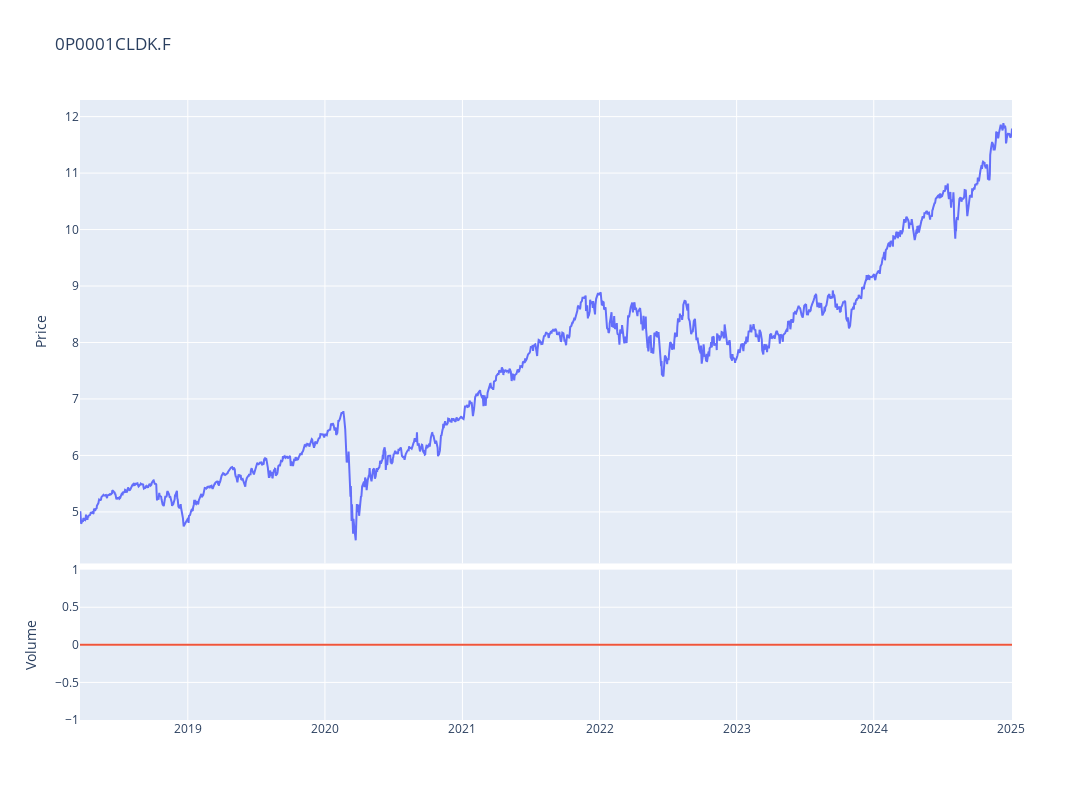

Notebook cell for this chart:
### Code cell
fig = make_subplots(rows=4, cols=1,shared_xaxes=True,vertical_spacing=0.01,specs=[[{'rowspan':3,'colspan':1}],[None],[None],[{'rowspan':1,'colspan':1}]])

# Graph (1,1)
fig.add_trace(go.Scatter(x=stock_ticker.index,y=stock_ticker['Adj Close'],mode="lines",name=f"{ticker}"),row=1, col=1)
# Update xaxis properties
fig.update_yaxes(title_text="Price", row=1, col=1)

# Graph (4,1)
fig.add_trace(go.Scatter(x=stock_ticker.index,y=stock_ticker['Volume'],mode="lines",name='Volume'),row=4, col=1)
fig.update_yaxes(title_text="Volume", row=4, col=1)

fig.update_layout(height=800, width=1300,showlegend=False,title=f"{ticker}")

fig.show()

### Figure 1 — Plotly figure (JSON) as saved in the notebook; plotly's stock layout.template omitted (floating-point values rounded to 4 significant figures; data arrays with more than 128 entries replaced by an {"elided": "..."} marker saying what was removed)
{"data": [{"mode": "lines", "name": "0P0001CLDK.F", "type": "scatter", "x": {"elided": "1722 str values"}, "xaxis": "x", "y": {"elided": "1722 float values"}, "yaxis": "y"}, {"mode": "lines", "name": "Volume", "type": "scatter", "x": {"elided": "1722 str values"}, "xaxis": "x2", "y": {"elided": "1722 int values"}, "yaxis": "y2"}], "layout": {"height": 800, "showlegend": false, "title": {"text": "0P0001CLDK.F"}, "width": 1300, "xaxis": {"anchor": "y", "domain": [0, 1], "matches": "x2", "showticklabels": false}, "xaxis2": {"anchor": "y2", "domain": [0, 1]}, "yaxis": {"anchor": "x", "domain": [0.2525, 1], "title": {"text": "Price"}}, "yaxis2": {"anchor": "x2", "domain": [0, 0.2425], "title": {"text": "Volume"}}}}
